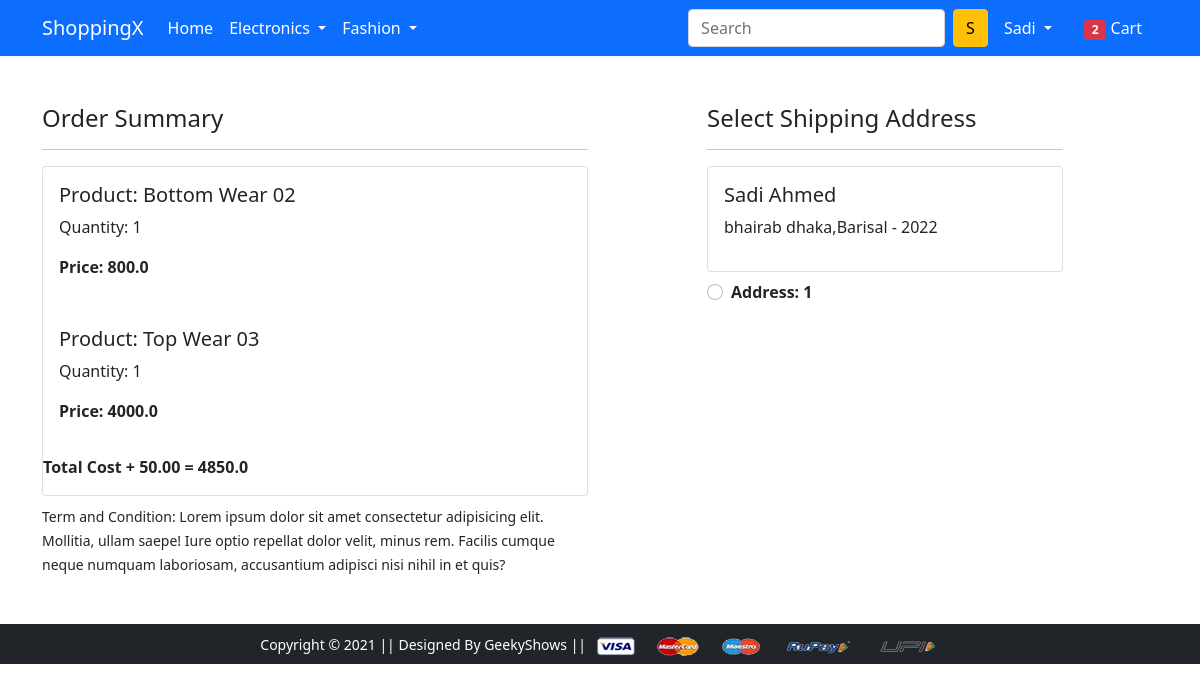
Screenshot of /checkout/ (signed in) with the database file from the repository.
### shopapp/models.py (models this page shows, shortened)
class Cart(models.Model):
    user=models.ForeignKey(User,on_delete=models.CASCADE)
    product=models.ForeignKey(Product,on_delete=models.CASCADE)
    quantity=models.PositiveIntegerField(default=1)
    @property
    def total_cost(self):
        return self.quantity*self.product.discount_price

class Product(models.Model):
    title=models.CharField(max_length=100)
    selling_price=models.FloatField()
    discount_price=models.FloatField()
    description=models.TextField()
    brand=models.CharField(max_length=100)
    product_image=models.ImageField(upload_to='product_img')
    category=models.CharField(choices=CATEGORY_CHOICES,max_length=2)

class Customer(models.Model):
    user=models.ForeignKey(User,on_delete=models.CASCADE)
    name=models.CharField(max_length=200)
    locality=models.CharField(max_length=200)
    city=models.CharField(max_length=50)
    zipcode=models.IntegerField()
    state=models.CharField(choices=state_choices,max_length=50)

### shopapp/views.py (the view)
# urls.py: path('checkout/', views.checkout, name='checkout'),
@login_required
def checkout(request):
    user=request.user
    count=0
    if request.user.is_authenticated:
        count=len(Cart.objects.filter(user=user))
    add=Customer.objects.filter(user=user)
    cart_item=Cart.objects.filter(user=user)
    amount=0.0
    shipping_amount = 50.0
    total_amount=0.0
    cart_product=[p for p in Cart.objects.all() if p.user == user]
    if cart_product:
        for p in cart_product:
            tamount=(p.quantity*p.product.discount_price)
            amount+=tamount
            total_amount=amount+shipping_amount
        totalamount= amount + shipping_amount
    return render(request, 'app/checkout.html',{'add':add,'cart_item':cart_item,'totalamount':totalamount,'count':count})

### shopapp/templates/app/checkout.html (shortened to what this page needs)
{% extends 'app/base.html' %}
{% load static %}
{% block main-content %}
<div class="container">
 <div class="row mt-5">
  <div class="col-sm-6">
    <h4>Order Summary</h4>
    <hr>
      <div class="card mb-2">
      {% for item in cart_item %}
        <div class="card-body">
          <h5>Product: {{item.product.title}}</h5>
          <p>Quantity: {{item.quantity}}</p>
          <p class="fw-bold">Price: {{item.total_cost}}</p>
        </div>
        {% endfor %}
        <p class="fw-bold">Total Cost + 50.00 = {{totalamount}}</p>
      </div>
    <small>Term and Condition: Lorem ipsum dolor sit amet consectetur adipisicing elit. Mollitia, ullam saepe! Iure optio repellat dolor velit, minus rem. Facilis cumque neque numquam laboriosam, accusantium adipisci nisi nihil in et quis?</small>
  </div>
  <div class="col-sm-4 offset-sm-1">
    <h4>Select Shipping Address</h4>
    <hr>
    <form action="/paymentdone" id="myform">
      {% for ad in add %}
      <div class="card">
        <div class="card-body">
        <h5>{{ ad.name }}</h5>
        <p>{{ ad.locality}} {{ad.city }},{{ad.state}} - {{ad.zipcode}}</p>
        </div>
      </div>
        <div class="form-check mt-2 mb-5">
          <input class="form-check-input" type="radio" name="custid" id="custadd{{forloop.counter}}" value="{{ad.id}}">
          <label class="form-check-label fw-bold" for="custadd{{forloop.counter}}">
            Address: {{forloop.counter}} </label>
        </div>
         {% endfor %}
      </form>
    </div>
  </div>
</div>
{% endblock main-content %}

### shopapp/templates/app/base.html (shortened to what this page needs)
<!doctype html>
{% load static %}
<html lang="en">
  <head>
    <link href="https://cdn.jsdelivr.net/npm/bootstrap@5.0.0-beta1/dist/css/bootstrap.min.css" rel="stylesheet">
    <link rel="stylesheet" href="{% static 'app/css/owl.carousel.min.css' %}">
    <link rel="stylesheet" href="{% static 'app/css/all.min.css' %}">
    <link rel="stylesheet" href="{% static 'app/css/style.css' %}">
  </head>
  <body>
    <nav class="navbar navbar-expand-lg navbar-dark bg-primary">
     <div class="container">
       <a class="navbar-brand" href="/">ShoppingX</a>
       <div class="collapse navbar-collapse" id="navbarSupportedContent">
         <ul class="navbar-nav me-auto mb-2 mb-lg-0">
           <li class="nav-item">
             <a class="nav-link active" aria-current="page" href="/">Home</a>
           </li>
           <li class="nav-item dropdown">
             <a class="nav-link dropdown-toggle text-white" href="#" id="electronicsDropdown" role="button" data-bs-toggle="dropdown" aria-expanded="false">
               Electronics
             </a>
           </li>
           <li class="nav-item dropdown">
             <a class="nav-link dropdown-toggle text-white" href="#" id="fashionDropdown" role="button" data-bs-toggle="dropdown" aria-expanded="false">
               Fashion
             </a>
           </li>
         </ul>
         <form class="d-flex">
           <input class="form-control me-2" type="search" placeholder="Search" aria-label="Search">
           <button class="btn btn-warning" type="submit">S</button>
         </form>
         <div>
          <ul class="navbar-nav me-auto mb-2 mb-lg-0">
            {% if request.user.is_authenticated %}
           <li class="nav-item dropdown mx-2">
              <a class="nav-link dropdown-toggle text-white" href="#" id="profileDropdown" role="button" data-bs-toggle="dropdown" aria-expanded="false">
                {{request.user.username|capfirst}}
              </a>
            </li>
            <li class="nav-item mx-2">
             <a href="{% url 'cart' %}" class="nav-link text-white"><span class="badge bg-danger">{{count}}</span> Cart </a>
            </li>
            {% endif %}
          </ul>
         </div>
       </div>
     </div>
    </nav>
    {% block main-content %} {% endblock main-content %}
    <footer class="container-fluid bg-dark text-center p-2 mt-5">
        <small class="text-white">Copyright &copy; 2021 || Designed By GeekyShows || </small>
        <img src="{% static 'app/images/payment.png' %}" alt="" srcset="" class="img-fluid" height="2px">
    </footer>
  </body>
</html>

### rows the page displays
Cart: product "Bottom Wear 02", quantity "1", total_cost "800.0"
Cart: product "Top Wear 03", quantity "1", total_cost "4000.0"
Customer: name "Sadi Ahmed", locality "bhairab", city "dhaka", state "Barisal", zipcode "2022"

### other values shown
{{ request.user.username|capfirst }} "Sadi"
{{ count }} "2"
{{ totalamount }} "4850.0"
